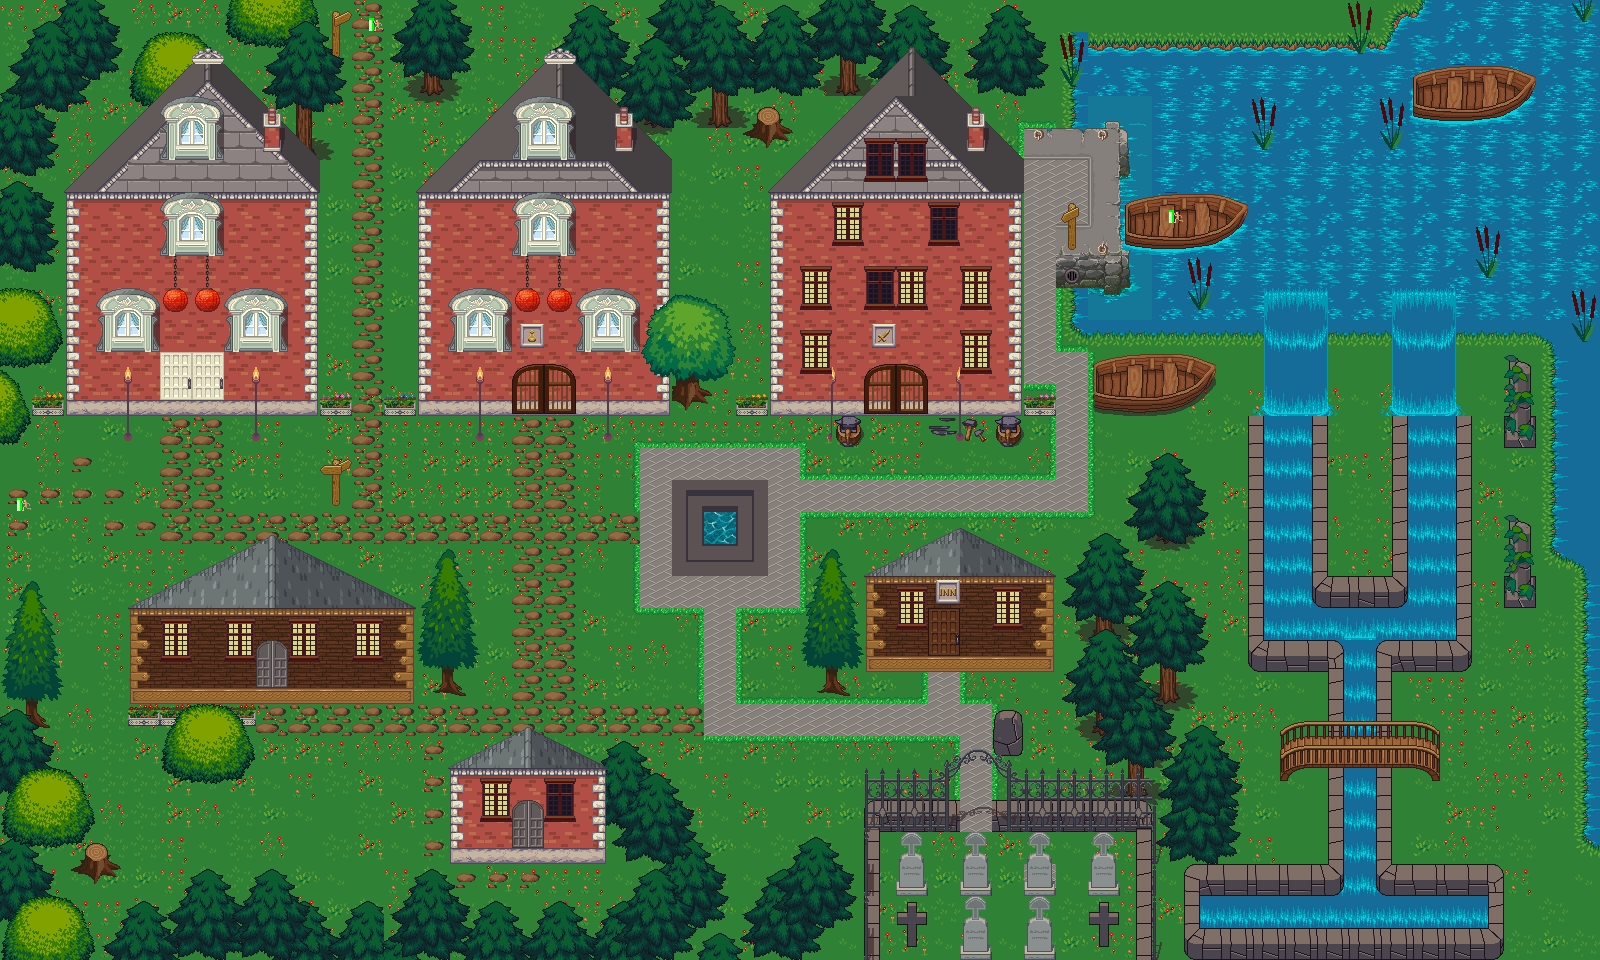

A level layout from a 2D game, rendered from its tile map. Below: a short description, then the map file with tile-grid data replaced by summaries:
An orthogonal 50x30 tile map with 32x32 px tiles, 6 tile layers (Ground, Paths, Trees, Buildings, ...), 6 tilesets and 144 objects (97x wall, 12x water, 10x anim_obs, 6x hidden item, 6x npc, ...).

<map version="1.2" tiledversion="1.3.2" orientation="orthogonal" renderorder="right-down" compressionlevel="0" width="50" height="30" tilewidth="32" tileheight="32" infinite="0" nextlayerid="12" nextobjectid="163">
 <tileset firstgid="1" source="terrain_tile_set.tsx" />
 <tileset firstgid="1025" source="build atlas.tsx" />
 <tileset firstgid="2049" source="build2 atlas.tsx" />
 <tileset firstgid="3073" source="indoor.tsx" />
 <tileset firstgid="3577" source="full tileset.tsx" />
 <tileset firstgid="9657" source="dungen_crawler_1.tsx" />
 <layer id="1" name="Ground" width="50" height="30">
  <data>[1500 cells, 1500 non-empty, 21 distinct tile ids]</data>
 </layer>
 <layer id="2" name="Paths" width="50" height="30">
  <data>[1500 cells, 472 non-empty, 68 distinct tile ids]</data>
 </layer>
 <layer id="3" name="Trees" width="50" height="30">
  <data>[1500 cells, 273 non-empty, 66 distinct tile ids]</data>
 </layer>
 <layer id="4" name="Buildings" width="50" height="30">
  <data>[1500 cells, 430 non-empty, 105 distinct tile ids]</data>
 </layer>
 <layer id="5" name="Decor" width="50" height="30">
  <data>[1500 cells, 301 non-empty, 122 distinct tile ids]</data>
 </layer>
 <layer id="6" name="Add decor" width="50" height="30">
  <data>[1500 cells, 18 non-empty, 11 distinct tile ids]</data>
 </layer>
 <objectgroup id="9" name="obstacles">
  <object id="7" name="wall" x="1264" y="640" width="80" height="16" />
  <object id="8" name="water" x="1584" y="552" width="16" height="376" />
  <object id="9" name="wall" x="1328" y="768" width="16" height="112" />
  <object id="10" name="wall" x="1184" y="864" width="144" height="16" />
  <object id="11" name="wall" x="1376" y="656" width="16" height="56" />
  <object id="12" name="wall" x="1376" y="768" width="16" height="128" />
  <object id="13" name="wall" x="1376" y="640" width="96" height="16" />
  <object id="14" name="wall" x="1456" y="416" width="16" height="224" />
  <object id="15" name="wall" x="1392" y="416" width="16" height="176" />
  <object id="16" name="wall" x="1328" y="576" width="64" height="16" />
  <object id="17" name="wall" x="1488" y="864" width="16" height="96" />
  <object id="18" name="wall" x="1184" y="880" width="16" height="48" />
  <object id="19" name="wall" x="1152" y="928" width="448" height="32" />
  <object id="20" name="wall" x="1328" y="656" width="16" height="56" />
  <object id="21" name="water" x="1552" y="336" width="48" height="216" />
  <object id="22" name="water" x="1072" y="288" width="528" height="48" />
  <object id="23" name="water" x="1264" y="336" width="64" height="80" />
  <object id="24" name="water" x="1392" y="336" width="64" height="80" />
  <object id="25" name="water" x="1128" y="256" width="472" height="32" />
  <object id="26" name="water" x="1216" y="192" width="384" height="64" />
  <object id="27" name="water" x="1120" y="120" width="480" height="72" />
  <object id="28" name="water" x="1072" y="48" width="528" height="72" />
  <object id="29" name="water" x="1392" y="0" width="208" height="48" />
  <object id="37" name="wall" x="1136" y="816" width="16" height="144" />
  <object id="77" name="wall" x="456" y="776" width="144" height="40" />
  <object id="78" name="wall" x="456" y="816" width="56" height="32" />
  <object id="79" name="wall" x="544" y="816" width="56" height="32" />
  <object id="80" name="wall" x="176" y="80" width="40" height="112" />
  <object id="81" name="wall" x="144" y="112" width="32" height="80" />
  <object id="82" name="wall" x="112" y="144" width="32" height="48" />
  <object id="83" name="wall" x="88" y="168" width="24" height="24" />
  <object id="84" name="wall" x="216" y="96" width="40" height="96" />
  <object id="85" name="wall" x="256" y="136" width="40" height="56" />
  <object id="86" name="wall" x="296" y="0" width="16" height="192" />
  <object id="87" name="wall" x="72" y="192" width="240" height="176" />
  <object id="88" name="wall" x="72" y="368" width="88" height="32" />
  <object id="89" name="wall" x="224" y="368" width="88" height="32" />
  <object id="90" name="wall" x="0" y="344" width="64" height="24" />
  <object id="91" name="wall" x="0" y="544" width="32" height="416" />
  <object id="93" name="wall" x="32" y="624" width="16" height="72" />
  <object id="94" name="wall" x="32" y="752" width="16" height="88" />
  <object id="95" name="wall" x="32" y="904" width="40" height="56" />
  <object id="96" name="wall" x="120" y="920" width="744" height="40" />
  <object id="97" name="wall" x="72" y="944" width="48" height="16" />
  <object id="98" name="wall" x="176" y="896" width="128" height="24" />
  <object id="99" name="wall" x="88" y="848" width="16" height="24" />
  <object id="100" name="wall" x="416" y="896" width="32" height="24" />
  <object id="101" name="wall" x="608" y="752" width="32" height="72" />
  <object id="102" name="wall" x="640" y="784" width="32" height="56" />
  <object id="103" name="wall" x="664" y="840" width="40" height="80" />
  <object id="104" name="wall" x="768" y="872" width="40" height="48" />
  <object id="105" name="wall" x="808" y="840" width="24" height="80" />
  <object id="5" name="wall" x="1248" y="416" width="16" height="240" />
  <object id="6" name="wall" x="1312" y="416" width="16" height="176" />
  <object id="30" name="wall" x="1152" y="464" width="32" height="80" />
  <object id="31" name="wall" x="1096" y="544" width="16" height="80" />
  <object id="32" name="wall" x="1160" y="600" width="16" height="88" />
  <object id="33" name="wall" x="1088" y="648" width="40" height="72" />
  <object id="34" name="wall" x="1128" y="688" width="16" height="104" />
  <object id="35" name="wall" x="1152" y="752" width="72" height="112" />
  <object id="36" name="wall" x="992" y="792" width="152" height="24" />
  <object id="38" name="wall" x="864" y="792" width="96" height="24" />
  <object id="39" name="wall" x="864" y="816" width="16" height="144" />
  <object id="40" name="wall" x="992" y="712" width="32" height="32" />
  <object id="41" name="wall" x="864" y="576" width="64" height="96" />
  <object id="42" name="wall" x="960" y="576" width="88" height="96" />
  <object id="43" name="wall" x="928" y="544" width="32" height="80" />
  <object id="44" name="wall" x="896" y="560" width="32" height="16" />
  <object id="45" name="wall" x="960" y="544" width="32" height="32" />
  <object id="46" name="wall" x="992" y="560" width="32" height="16" />
  <object id="47" name="wall" x="776" y="192" width="240" height="168" />
  <object id="48" name="wall" x="776" y="360" width="88" height="40" />
  <object id="49" name="wall" x="928" y="360" width="88" height="40" />
  <object id="50" name="wall" x="800" y="160" width="216" height="32" />
  <object id="51" name="wall" x="832" y="128" width="160" height="32" />
  <object id="52" name="wall" x="864" y="96" width="96" height="32" />
  <object id="54" name="wall" x="992" y="16" width="32" height="64" />
  <object id="55" name="water" x="928" y="0" width="464" height="16" />
  <object id="56" name="wall" x="648" y="0" width="280" height="96" />
  <object id="57" name="wall" x="760" y="104" width="16" height="24" />
  <object id="58" name="wall" x="568" y="0" width="80" height="192" />
  <object id="59" name="wall" x="528" y="80" width="40" height="112" />
  <object id="60" name="wall" x="496" y="112" width="32" height="80" />
  </objectgroup>
 <objectgroup id="7" name="items">
  <!-- 5 objects omitted --></objectgroup>
 <objectgroup id="11" name="teleport">
  <!-- 8 objects omitted --></objectgroup>
 <objectgroup id="10" name="enemies">
  <!-- 1 objects omitted --></objectgroup>
 <objectgroup id="8" name="npcs">
  <!-- 5 objects omitted --></objectgroup>
</map>
<!-- 61 of 144 objects omitted -->
